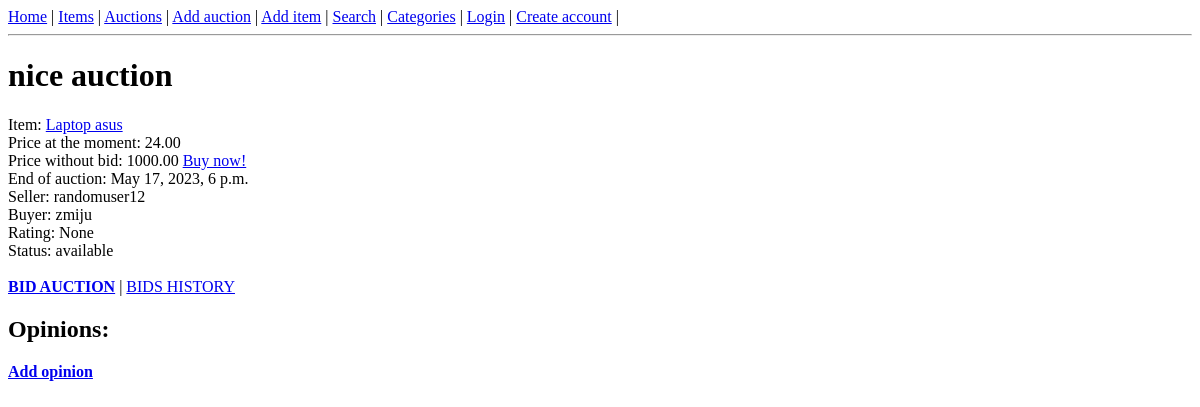
The page /auction/12 on the database as committed earlier.
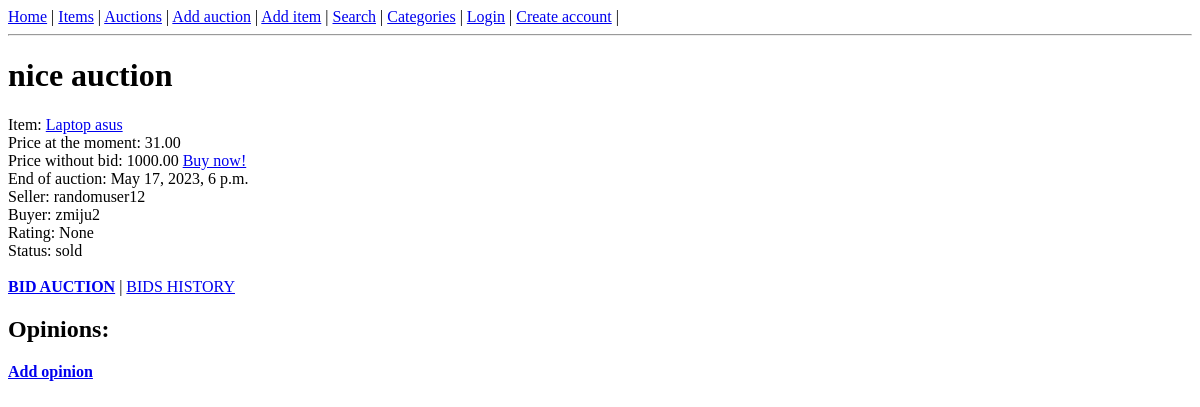
The same page on the database as committed later.
### auctions/models.py (models this page shows, shortened)
class Auction(models.Model):
    CHOICES = (
        ('available', 'available'),
        ('expired', 'expired'),
        ('sold', 'sold'),
    )
    name = models.CharField(max_length=255)
    item = models.ForeignKey(Item, on_delete=models.CASCADE)
    min_price = models.DecimalField(max_digits=10, decimal_places=2)
    buy_now_price = models.DecimalField(max_digits=10, decimal_places=2, null=True, blank=True)
    end_date = models.DateTimeField()
    seller = models.ForeignKey(User, on_delete=models.CASCADE, related_name='seller')
    buyer = models.ForeignKey(User, on_delete=models.CASCADE, blank=True, related_name='buyer', null=True)
    status = models.CharField(choices=CHOICES, default='available', max_length=64)

class Item(models.Model):
    name = models.CharField(max_length=64)
    description = models.TextField()
    image = models.ImageField(null=True, blank=True, upload_to='images/')
    category = models.ForeignKey(Category, on_delete=models.CASCADE)

### auctions/views.py (the view)
# urls.py: path('auction/<int:pk>', auctions.AuctionDetails.as_view()),
class AuctionDetails(View):
    template_name = 'auctions/auction_detail.html'
    def get(self, request, *args, **kwargs):
        pk = kwargs['pk']   # Get the primary key of the auction from the URL
        auction = Auction.objects.get(pk=pk)
        opinions = auction.opinion_set.all().order_by('-date_created')
        ratings = []
        for opinion in opinions:
            ratings.append(opinion.rating)  # Get every rating from opinion
        average_rate = average_rating(ratings)  # Count average rating
        context = {
            'auction': auction,
            'opinions': opinions,
            'average_rating': average_rate,
        }
        return render(request, self.template_name, context)

### auctions/utils.py (called while the page is built)
def average_rating(ratings):
    if len(ratings) == 0:
        return None
    ratings_sum = 0
    for rating in ratings:
        ratings_sum += rating
    return ratings_sum / len(ratings)

### auctions/templates/auctions/auction_detail.html (shortened to what this page needs)
{% extends 'auctions/base_template.html' %}
{% block content %}
<h1>{{ auction.name }}</h1>
Item: <a href="/items/{{ auction.item.id }}">{{ auction.item.name }}</a> <br>
Price at the moment: {{ auction.min_price }} <br>
{% if auction.buy_now_price %}
Price without bid: {{ auction.buy_now_price }} <a href="/buy-now/{{ auction.id }}">Buy now!</a> <br>
{% endif %}
End of auction: {{ auction.end_date }}<br>
Seller: {{ auction.seller }} <br>
Buyer: {{ auction.buyer }}<br>
Rating: {{ average_rating }} <br>
Status: {{ auction.status }} <br><br>
<a href="/bid-auction/{{ auction.id }}"><b>BID AUCTION</b></a> | <a href="/bids/{{ auction.id }}">BIDS HISTORY</a>
<h2>Opinions:</h2>
<a href="/add-opinion/{{ auction.id }}"><b>Add opinion</b></a>
{% endblock %}

Rows that differ between the two databases and show on the page:
changed Auction "nice auction": min_price "24.00" → "31.00"; buyer "zmiju" → "zmiju2"; status "available" → "sold"
